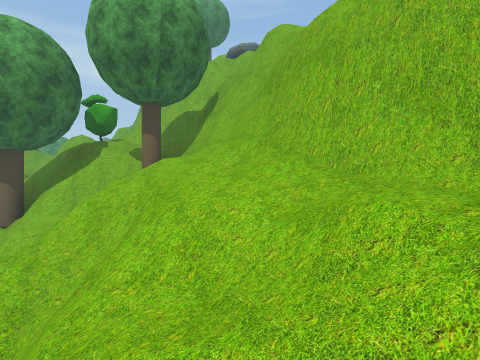
[1] (above)

24 first-person views from a walk through a scene from a Unity 3-D project. The camera is 1.5 m above the floor, looks level and sees 80° across. The floor is counted in squares, 2 m on a side. Each view is taken from the middle of a square. On the plan, view 1 faces up. The plan holds only what a view shows up to about 10 squares ahead; the rest is blank. The place goes on beyond the plan. Some trees and plants on the terrain are drawn as simple stand-ins. The player is left out. Some surface patterns are stand-ins.

[2]
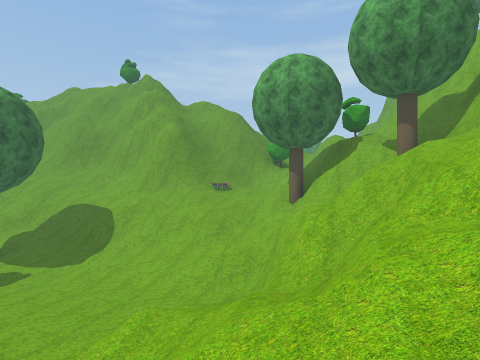

[3]
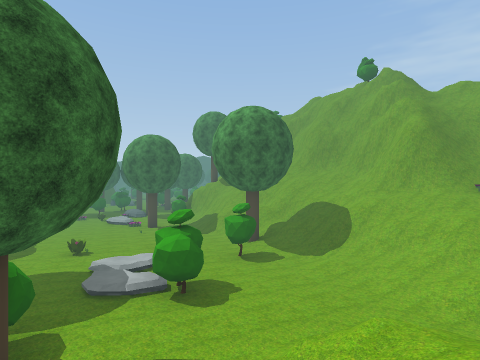

[4]
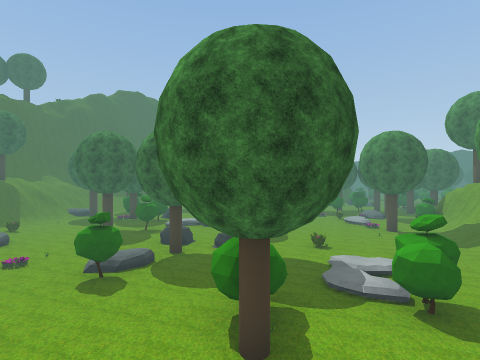

[5]
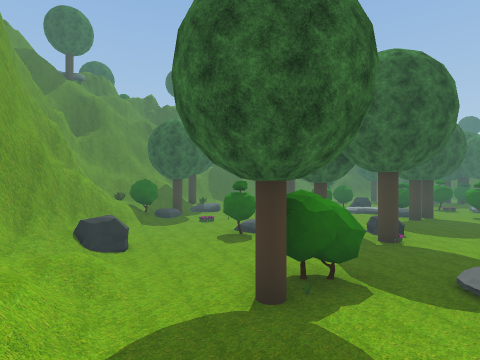

[6]
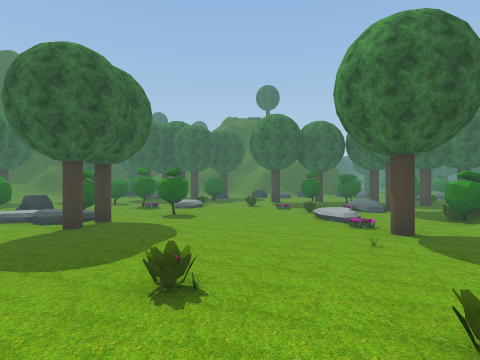

[7]
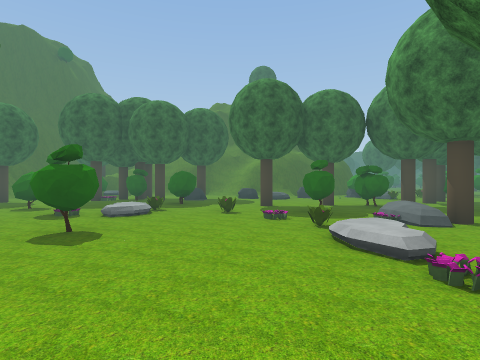

[8]
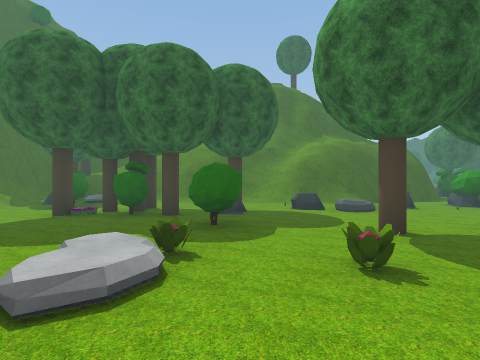

[9]
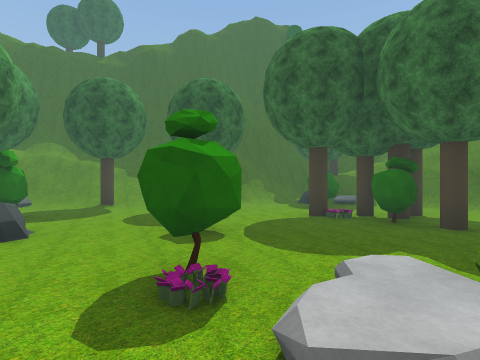

[10]
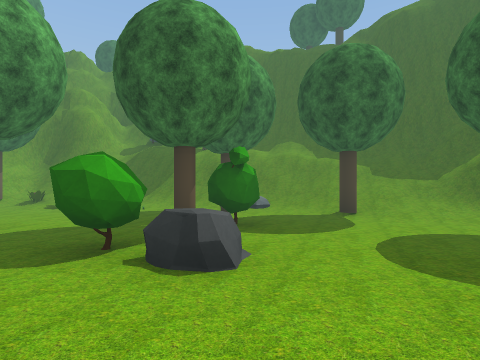

[11]
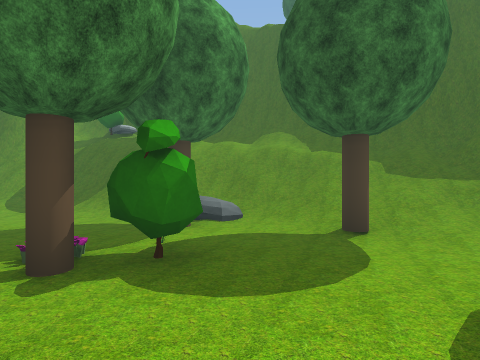

[12]
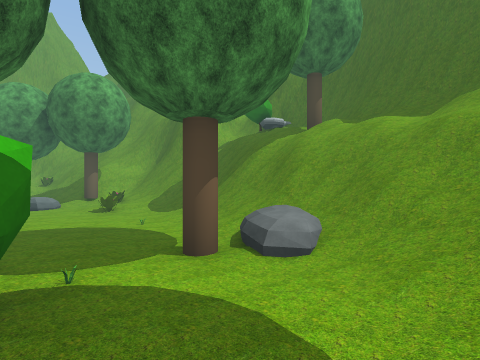

[13]
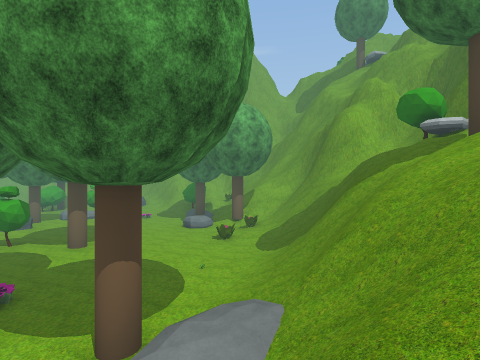

[14]
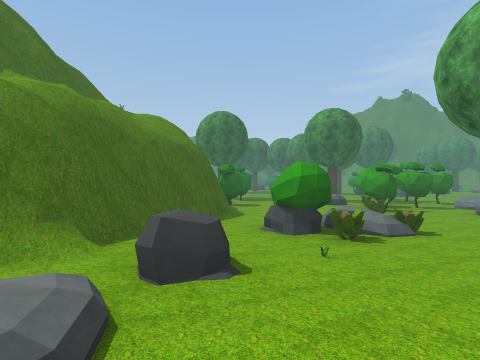

[15]
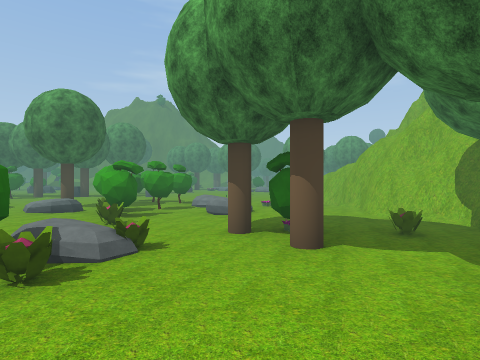

[16]
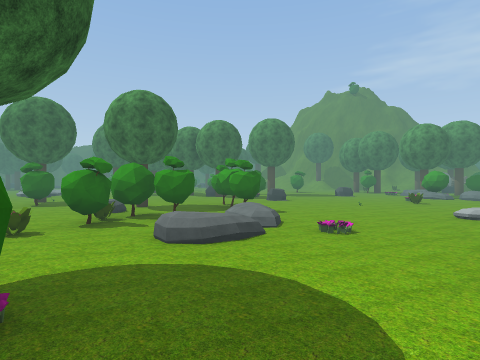

[17]
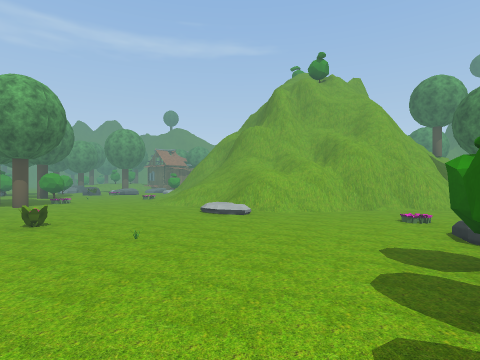

[18]
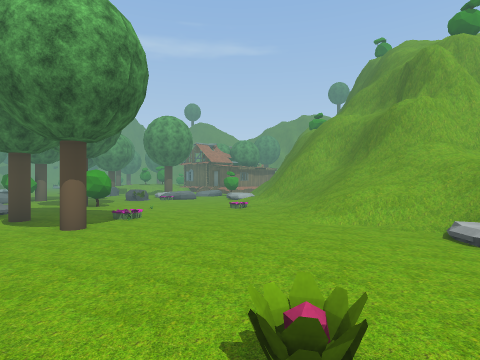

[19]
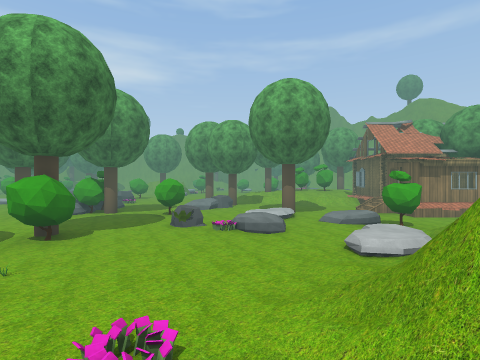

[20]
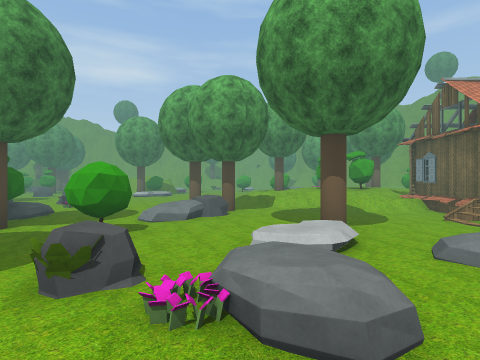

[21]
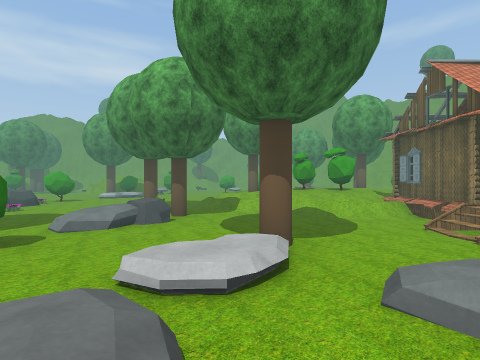

[22]
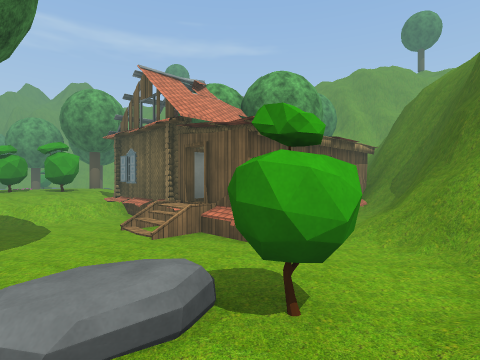

[23]
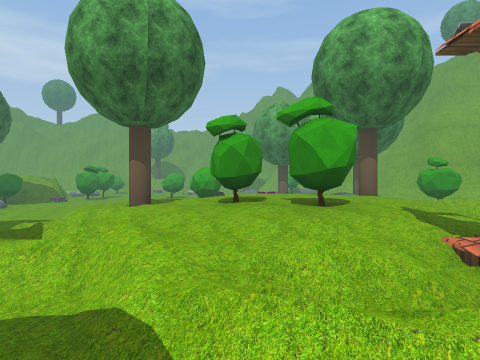

[24]
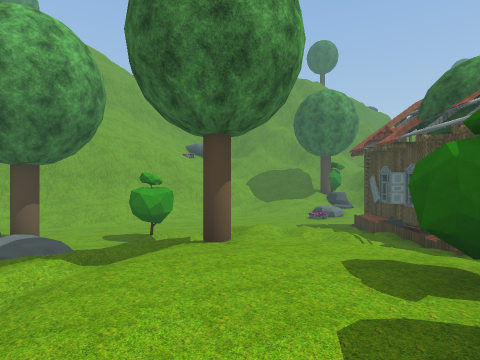

### Floor plan
Key: @ floor where view 1 was taken; # wall or solid block; . main floor; : floor 0.25 m higher than the main floor; + floor 0.5 m higher than the main floor; * floor 0.75 m higher than the main floor; % floor 1 m higher than the main floor; & floor 1.5 m higher than the main floor; $ floor 4.25 m higher than the main floor; / step, stairs or slope; = window, fence, low wall or low ledge; ^ raised ledge; B bush; T tree; P plant; R rock; O other object.
Columns run from 29 left of view 1 to 3 right of it. Each row starts with its distance up from view 1.
 25                =#
 24  ##O..        //##
 23  BB...  B   R .//#
 22  T/...  B O/T.../##
 21    ...   ////.B.//#
 20     ..   /*///.../#
 19  B.. .///%%T// ..//
 18  O.. ./T*B%*// ..//
 17  R.. T///*B////..R/
 16  O..  .:///OOOOO.O/T
 15  .....T..//OOT*O .O
 14   /.//R....OOOO
 13  RB.//..../OOOT
 12 TRT.B..T...OOOO###
 11 .....P.://..//##
 10  ....RP..B./###
  9  ..T..R.///##          ==#=#
  8  ..B....:=            OO  =##
  7  T...../=#            #O=BB##
  6  .P...//#            ##//TT##
  5 .T...P/##            #O//#=###
  4 :....//##           ##/////# ##
  3 .....//#          ####////##$##
  2 .....=/#         ##////////#=/##
  1 .P...//##        ///#///..//=/
  0 .... =/=#         =////...=//@
 -1 ......==##          /TB.../  /
 -2 .......####       %.....B.../=
 -3 .........###=    /...P./:..T.//
 -4 ......P....T   B..T....//.BB.//#
 -5 .BBBR++....T...P.PT...P.O....R/#
 -6 .B..B.R..PP...T.//......T...../#
 -7 ....BP..TT.T.RO.P......RRTRB../#
 -8 ..T/.BP.P..BB.B.P.......R.....##
 -9 .../...RR...T........T..R...P.B##
-10   ....  B.....TP...B.T/.......B##
-11 .BBBB...P.R....../P..B/ B....T+=
-12 T.  ####.RR+...BP/B.BB...T..R:&
-13        ###=R/..B......B......O=#
-14          ##/.TRT..BB.RRP....PT##
-15           #/...BP.....BT..../=##
-16           ## .TTT.......R.//==##
-17             #......T....T//=####
-18             ##..B.. ./T///=//R##
-19                TO// ////////T##
-20               ^OO/  =//////###
-21                 ##  ==///###
-22                 #   ###  #

Positions as (right, up) in squares from view 1, and headings:
1: (0, 0), facing up
2: (0, -1), facing up-left
3: (0, -1), facing left
4: (0, -1), facing down-left
5: (-2, 0), facing down
6: (-6, -3), facing down-left
7: (-9, -5), facing down-left
8: (-11, -9), facing down-left
9: (-11, -10), facing down
10: (-10, -12), facing down-right
11: (-9, -14), facing down-right
12: (-8, -17), facing right
13: (-6, -19), facing up-right
14: (-17, -11), facing left
15: (-18, -10), facing up-left
16: (-19, -5), facing left
17: (-29, -5), facing up-right
18: (-29, 0), facing up-right
19: (-23, 4), facing up
20: (-23, 8), facing up
21: (-22, 9), facing up
22: (-21, 9), facing up-right
23: (-20, 14), facing up
24: (-21, 19), facing right
